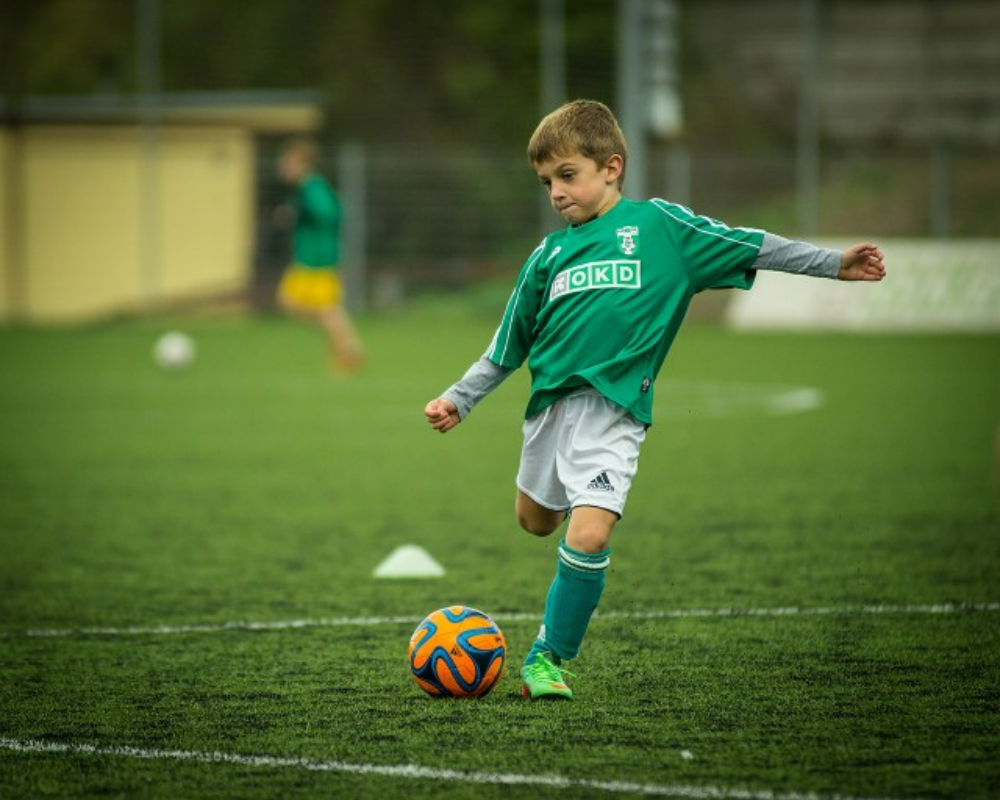
#> input picture Practice/PracticePython/img1/soccer.jpg, 1000 x 800 px, found by its file name
$ python cv_color.py
#> lines starting #> are read from the running program, lines starting #| are printed output that depends on the picture
import cv2

# path
path = r'D:/Practice/PracticePython/img1/soccer.jpg'

# Reading an image in default mode
src = cv2.imread(path)
#> src is the input picture: shape (800, 1000, 3); mean B, G, R 52.9, 103.7, 81.5

# Window name in which image is displayed
window_name = 'Image'
# Using cv2.cvtColor() method
image = cv2.cvtColor(src, cv2.COLOR_BGR2GRAY )
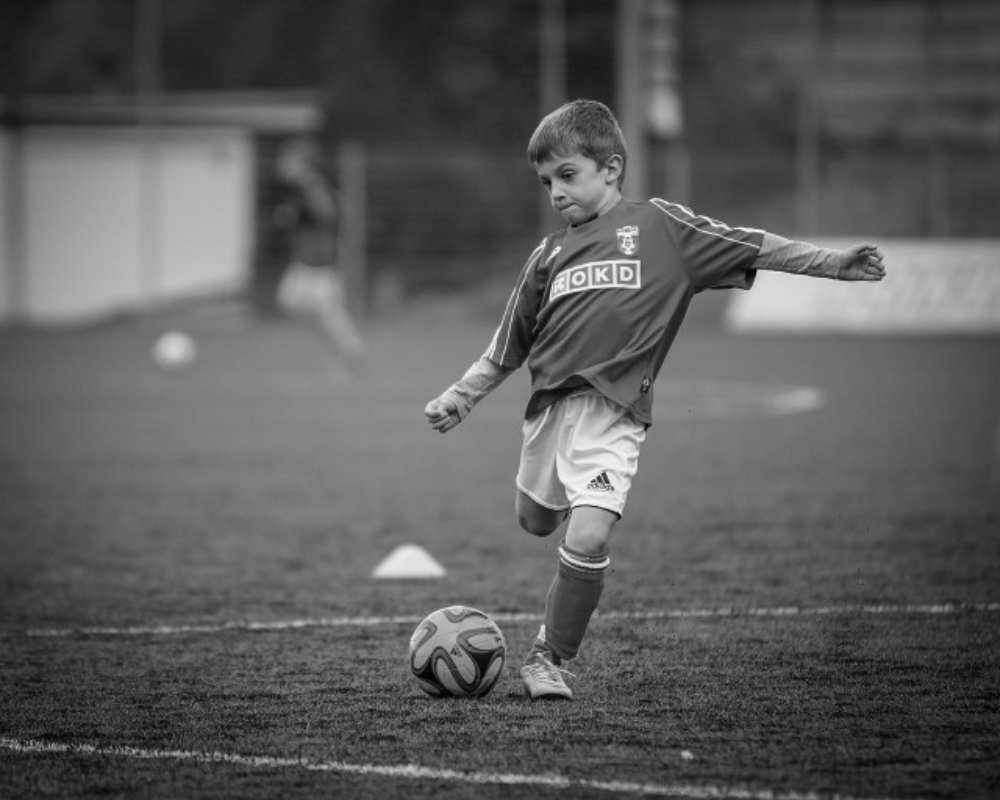
#> image: shape (800, 1000); min 1, max 250, mean 91.2
#image = cv2.cvtColor(src, cv2.COLOR_BGR2HSV )
# Displaying the image
cv2.imshow(window_name, image)
cv2.waitKey(2000)
